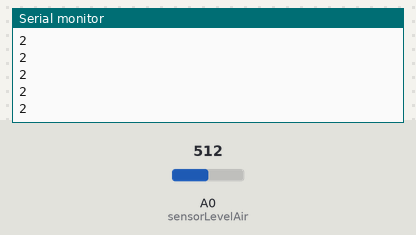
Simulated run of this sketch. Board: Arduino Uno, built with avr-gcc and run on an emulated ATmega328P. Parts: the last lines printed to the serial monitor. The inputs (shaded band) are chosen by the test bench; at power-on: A0 (sensorLevelAir) = 512.

Above: at 1.2 s.
1.3 s: A0 (sensorLevelAir) set to 716
At 1.9 s:
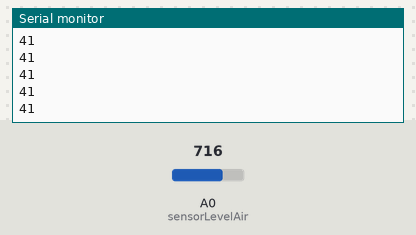
2.8 s: A0 (sensorLevelAir) set to 900
At 3.4 s:
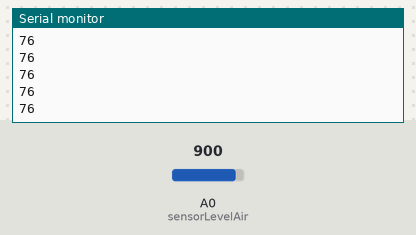
Timing chart, 0 to 5.8 s (numbered marks = the images above; inputs shaded):
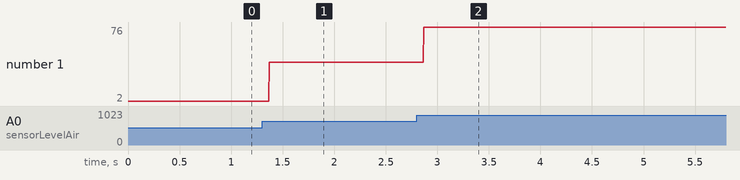

Measured:
- after the input at 1.3 s, the serial monitor: prints a new line after 0.07 s (image 1)
- after the input at 2.8 s, the serial monitor: prints a new line after 0.07 s (image 2)
- plotted number 1: 2 → 41 after the input at 1.3 s, 41 → 76 after the input at 2.8 s

The sketch:

Water_level_Percentage.ino
```cpp
int sensorLevelAir = A0;
int nilaiTerendah = 500;
int nilaiTertinggi = 1023;
int persentase;


void setup() {
  Serial.begin(9600);
}

void loop() {
 int levelAir = analogRead(sensorLevelAir);
 persentase = map(levelAir, nilaiTerendah, nilaiTertinggi, 0, 100);
 Serial.println(persentase);
}
```
